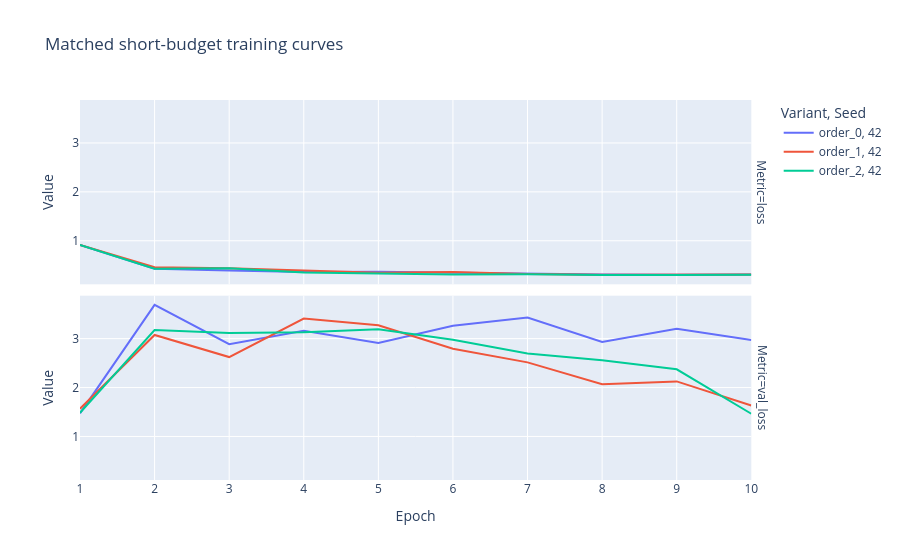

Notebook cell for this chart:
### Code cell
CURVE_METRIC: str = "loss"  # Also try regions_mean_dice after inspecting available metrics.

history_rows: list[dict[str, object]] = []
if study is not None:
    for run in study.runs.values():
        variant_name = run.run_dir.parent.name
        saved_config = ExperimentConfig.load(run.run_dir / "experiment.json")
        for fold, history in enumerate(run.histories):
            for metric, values in history.items():
                for epoch, value in enumerate(values, start=1):
                    if value is not None:
                        history_rows.append({
                            "Variant": variant_name, "Seed": str(saved_config.training.seed),
                            "Fold": fold, "Epoch": epoch, "Metric": metric, "Value": value,
                        })
    histories = pd.DataFrame(history_rows)
    print("Available metrics:", sorted(histories["Metric"].unique()))
    curve_names = [CURVE_METRIC, f"val_{CURVE_METRIC}"]
    curve_rows = histories.loc[histories["Metric"].isin(curve_names)]
    if not curve_rows.empty:
        curve_figure = px.line(
            curve_rows, x="Epoch", y="Value", color="Variant", line_dash="Seed",
            facet_row="Metric", title="Matched short-budget training curves",
        )
        curve_figure.show(renderer="vscode")

### Figure 1 — Plotly figure (JSON) as saved in the notebook; plotly's stock layout.template omitted (floating-point values rounded to 4 significant figures)
{"data": [{"hovertemplate": "Variant=order_0<br>Seed=42<br>Metric=loss<br>Epoch=%{x}<br>Value=%{y}<extra></extra>", "legendgroup": "order_0, 42", "line": {"color": "#636efa", "dash": "solid"}, "marker": {"symbol": "circle"}, "mode": "lines", "name": "order_0, 42", "orientation": "v", "showlegend": true, "type": "scatter", "x": [1, 2, 3, 4, 5, 6, 7, 8, 9, 10], "xaxis": "x2", "y": [0.9134, 0.4253, 0.3905, 0.3616, 0.3672, 0.3496, 0.3313, 0.3084, 0.3067, 0.3113], "yaxis": "y2"}, {"hovertemplate": "Variant=order_0<br>Seed=42<br>Metric=val_loss<br>Epoch=%{x}<br>Value=%{y}<extra></extra>", "legendgroup": "order_0, 42", "line": {"color": "#636efa", "dash": "solid"}, "marker": {"symbol": "circle"}, "mode": "lines", "name": "order_0, 42", "orientation": "v", "showlegend": false, "type": "scatter", "x": [1, 2, 3, 4, 5, 6, 7, 8, 9, 10], "xaxis": "x", "y": [1.473, 3.69, 2.887, 3.161, 2.912, 3.265, 3.432, 2.93, 3.201, 2.971], "yaxis": "y"}, {"hovertemplate": "Variant=order_1<br>Seed=42<br>Metric=loss<br>Epoch=%{x}<br>Value=%{y}<extra></extra>", "legendgroup": "order_1, 42", "line": {"color": "#EF553B", "dash": "solid"}, "marker": {"symbol": "circle"}, "mode": "lines", "name": "order_1, 42", "orientation": "v", "showlegend": true, "type": "scatter", "x": [1, 2, 3, 4, 5, 6, 7, 8, 9, 10], "xaxis": "x2", "y": [0.9123, 0.4606, 0.4369, 0.3896, 0.344, 0.361, 0.3218, 0.3059, 0.3014, 0.3105], "yaxis": "y2"}, {"hovertemplate": "Variant=order_1<br>Seed=42<br>Metric=val_loss<br>Epoch=%{x}<br>Value=%{y}<extra></extra>", "legendgroup": "order_1, 42", "line": {"color": "#EF553B", "dash": "solid"}, "marker": {"symbol": "circle"}, "mode": "lines", "name": "order_1, 42", "orientation": "v", "showlegend": false, "type": "scatter", "x": [1, 2, 3, 4, 5, 6, 7, 8, 9, 10], "xaxis": "x", "y": [1.568, 3.076, 2.623, 3.41, 3.274, 2.793, 2.515, 2.066, 2.126, 1.634], "yaxis": "y"}, {"hovertemplate": "Variant=order_2<br>Seed=42<br>Metric=loss<br>Epoch=%{x}<br>Value=%{y}<extra></extra>", "legendgroup": "order_2, 42", "line": {"color": "#00cc96", "dash": "solid"}, "marker": {"symbol": "circle"}, "mode": "lines", "name": "order_2, 42", "orientation": "v", "showlegend": true, "type": "scatter", "x": [1, 2, 3, 4, 5, 6, 7, 8, 9, 10], "xaxis": "x2", "y": [0.9158, 0.4267, 0.4387, 0.353, 0.3311, 0.3095, 0.3174, 0.2981, 0.3007, 0.3054], "yaxis": "y2"}, {"hovertemplate": "Variant=order_2<br>Seed=42<br>Metric=val_loss<br>Epoch=%{x}<br>Value=%{y}<extra></extra>", "legendgroup": "order_2, 42", "line": {"color": "#00cc96", "dash": "solid"}, "marker": {"symbol": "circle"}, "mode": "lines", "name": "order_2, 42", "orientation": "v", "showlegend": false, "type": "scatter", "x": [1, 2, 3, 4, 5, 6, 7, 8, 9, 10], "xaxis": "x", "y": [1.485, 3.176, 3.114, 3.129, 3.193, 2.979, 2.698, 2.558, 2.373, 1.464], "yaxis": "y"}], "layout": {"annotations": [{"font": {}, "showarrow": false, "text": "Metric=val_loss", "textangle": 90, "x": 0.98, "xanchor": "left", "xref": "paper", "y": 0.2425, "yanchor": "middle", "yref": "paper"}, {"font": {}, "showarrow": false, "text": "Metric=loss", "textangle": 90, "x": 0.98, "xanchor": "left", "xref": "paper", "y": 0.7575, "yanchor": "middle", "yref": "paper"}], "legend": {"title": {"text": "Variant, Seed"}, "tracegroupgap": 0}, "title": {"text": "Matched short-budget training curves"}, "xaxis": {"anchor": "y", "domain": [0, 0.98], "title": {"text": "Epoch"}}, "xaxis2": {"anchor": "y2", "domain": [0, 0.98], "matches": "x", "showticklabels": false}, "yaxis": {"anchor": "x", "domain": [0, 0.485], "title": {"text": "Value"}}, "yaxis2": {"anchor": "x2", "domain": [0.515, 1], "matches": "y", "title": {"text": "Value"}}}}
